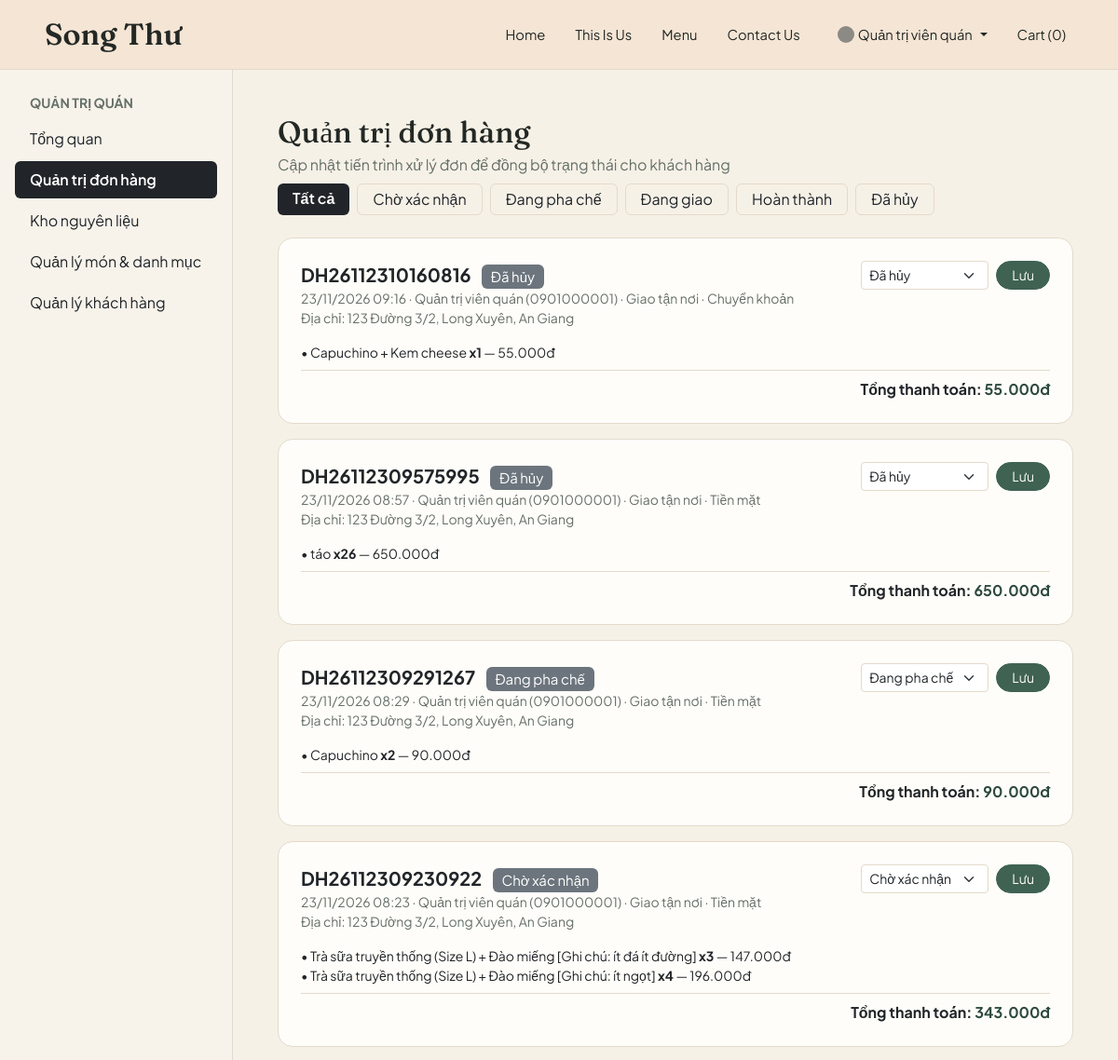
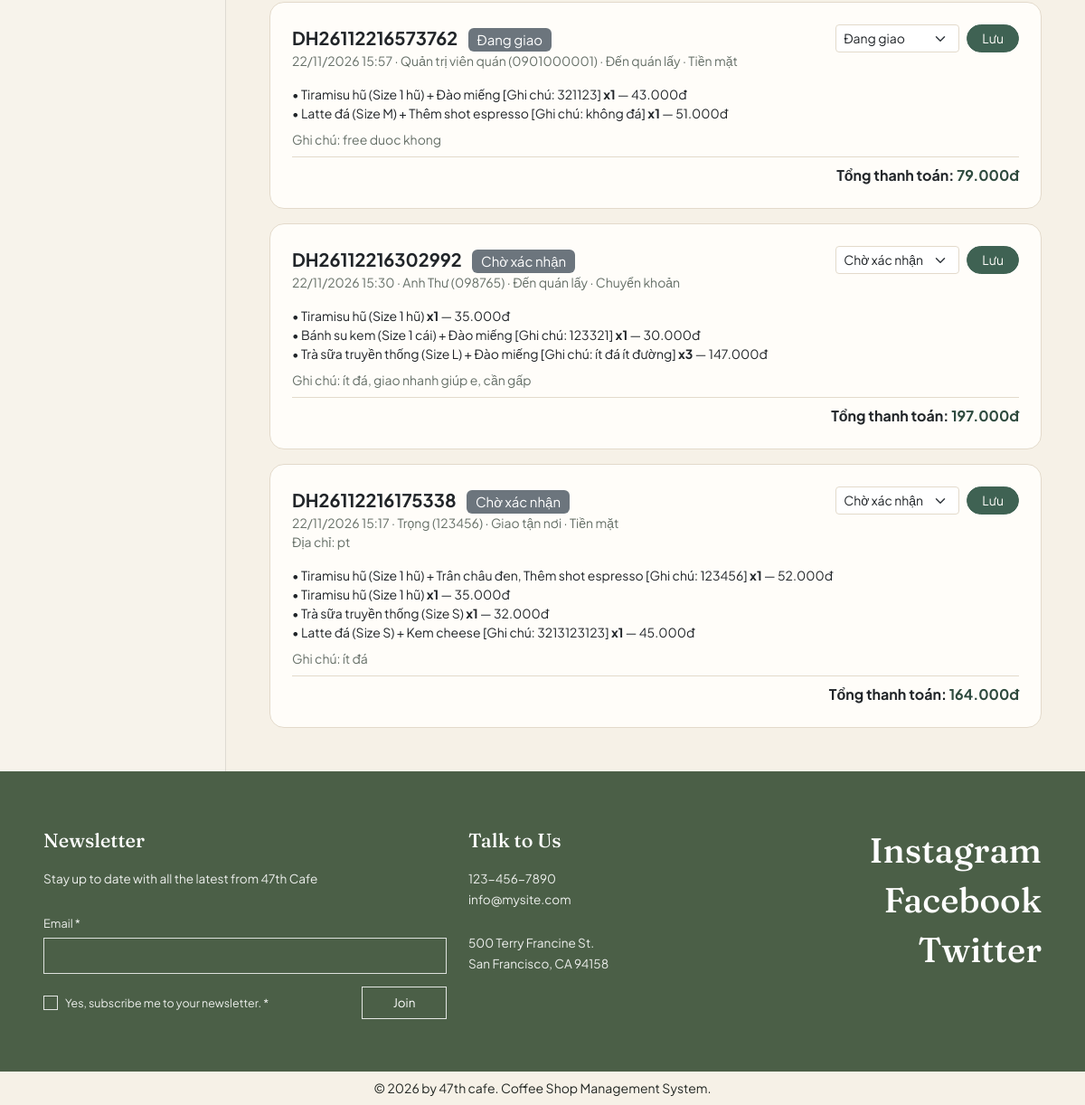
Screenshot of /?c=admin&a=index (signed in) with the database file from the repository (2 pictures, top to bottom).
### tables this page shows
CREATE TABLE `don_hang` (
  `id` int(10) UNSIGNED NOT NULL,
  `ma_don_hang` varchar(30) NOT NULL,
  `nguoi_dung_id` int(10) UNSIGNED DEFAULT NULL,
  `ma_giam_gia_id` int(10) UNSIGNED DEFAULT NULL,
  `ten_nguoi_nhan` varchar(100) NOT NULL,
  `sdt_nguoi_nhan` varchar(20) NOT NULL,
  `hinh_thuc_nhan` enum('giao_tan_noi','den_quan_lay') NOT NULL DEFAULT 'giao_tan_noi',
  `dia_chi_giao` text DEFAULT NULL,
  `phuong_thuc_thanh_toan` enum('tien_mat','chuyen_khoan') NOT NULL DEFAULT 'tien_mat',
  `trang_thai_thanh_toan` enum('cho_thanh_toan','da_thanh_toan','hoan_tien') NOT NULL DEFAULT 'cho_thanh_toan',
  `tam_tinh` decimal(12,2) NOT NULL DEFAULT 0.00,
  `tien_giam` decimal(12,2) NOT NULL DEFAULT 0.00,
  `tong_thanh_toan` decimal(12,2) NOT NULL DEFAULT 0.00,
  `trang_thai_don` enum('cho_xac_nhan','dang_pha_che','dang_giao','hoan_thanh','da_huy') NOT NULL DEFAULT 'cho_xac_nhan',
  `da_tru_kho` tinyint(1) NOT NULL DEFAULT 0,
  `ghi_chu` text DEFAULT NULL,
  `ngay_tao` timestamp NOT NULL DEFAULT current_timestamp(),
  `ngay_cap_nhat` timestamp NULL DEFAULT NULL ON UPDATE current_timestamp()
);

CREATE TABLE `chi_tiet_don_hang` (
  `id` int(10) UNSIGNED NOT NULL,
  `don_hang_id` int(10) UNSIGNED NOT NULL,
  `san_pham_id` int(10) UNSIGNED NOT NULL,
  `bien_the_id` int(10) UNSIGNED DEFAULT NULL,
  `ten_san_pham` varchar(150) NOT NULL,
  `ten_size` varchar(30) DEFAULT NULL,
  `ghi_chu` varchar(255) DEFAULT NULL,
  `don_gia` decimal(10,2) NOT NULL DEFAULT 0.00,
  `so_luong` int(10) UNSIGNED NOT NULL DEFAULT 1,
  `thanh_tien` decimal(12,2) NOT NULL DEFAULT 0.00
);

### controllers/admin/orders.php (called while the page is built, shortened)
<?php
require_once __DIR__ . '/../../models/OrderModel.php';
function adminIndex(): void
{
    $statusFilter = (string) ($_GET['status'] ?? 'all');
    $allowedStatuses = ['cho_xac_nhan', 'dang_pha_che', 'dang_giao', 'hoan_thanh', 'da_huy'];
    if (!in_array($statusFilter, $allowedStatuses, true)) {
        $statusFilter = 'all';
    }
    $data = getOrdersWithItems(null, $statusFilter);
    render('admin/index', [
        'pageTitle' => 'Quản trị đơn hàng - 47th cafe',
        'orders' => $data['orders'],
        'itemsByOrder' => $data['itemsByOrder'],
        'statusFilter' => $statusFilter,
        'flashSuccess' => $_SESSION['admin_success'] ?? '',
        'flashError' => $_SESSION['admin_error'] ?? '',
    ]);
}

### index.php (called while the page is built, shortened)
<?php
require_once __DIR__ . '/core/view.php';
$controller = $_GET['c'] ?? 'home';
$action = $_GET['a'] ?? 'index';
$controllerSlug = preg_replace('/[^a-zA-Z0-9_]/', '', strtolower($controller));
$actionSlug = preg_replace('/[^a-zA-Z0-9_]/', '', $action);
$handlerFunc = $controllerSlug . ucfirst($actionSlug);
$handlerFunc();

### models/OrderModel.php (called while the page is built, shortened)
<?php
function getOrdersWithItems(?int $userId = null, string $statusFilter = 'all'): array
{
    $pdo = db_connect();
    $sql = "SELECT id, ma_don_hang, nguoi_dung_id, ten_nguoi_nhan, sdt_nguoi_nhan,
                   hinh_thuc_nhan, dia_chi_giao, phuong_thuc_thanh_toan,
                   tam_tinh, tien_giam, tong_thanh_toan, trang_thai_don,
                   ghi_chu, ngay_tao
            FROM don_hang";
    $params = [];
    $sql .= " ORDER BY ngay_tao DESC, id DESC";
    $stmt = $pdo->prepare($sql);
    $stmt->execute($params);
    $orders = $stmt->fetchAll();
    $itemsByOrder = [];
    if (!empty($orders)) {
        $orderIds = array_map(static fn($row) => (int) $row['id'], $orders);
        $placeholders = implode(',', array_fill(0, count($orderIds), '?'));
        $stmtItems = $pdo->prepare(
            "SELECT don_hang_id, ten_san_pham, ten_size, don_gia, so_luong, thanh_tien
             FROM chi_tiet_don_hang
             WHERE don_hang_id IN ($placeholders)
             ORDER BY id ASC"
        );
        $stmtItems->execute($orderIds);
        foreach ($stmtItems->fetchAll() as $item) {
            $itemsByOrder[(int) $item['don_hang_id']][] = $item;
        }
    }
    return [
        'orders' => $orders,
        'itemsByOrder' => $itemsByOrder,
    ];
}

### views/admin/index.php (the view, shortened to what this page needs)
<?php
$statusLabels = [
    'cho_xac_nhan' => 'Chờ xác nhận',
    'dang_pha_che' => 'Đang pha chế',
    'dang_giao'    => 'Đang giao',
    'hoan_thanh'   => 'Hoàn thành',
    'da_huy'       => 'Đã hủy',
];
$filters = [
    'all'          => 'Tất cả',
    'cho_xac_nhan' => 'Chờ xác nhận',
    'dang_pha_che' => 'Đang pha chế',
    'dang_giao'    => 'Đang giao',
    'hoan_thanh'   => 'Hoàn thành',
    'da_huy'       => 'Đã hủy',
];
?>
<div class="g-4 align-items-start">
    <div>
        <div class="d-flex flex-wrap justify-content-between align-items-end gap-2 mb-4">
            <div>
                <h1 class="h2 mb-1">Quản trị đơn hàng</h1>
                <p class="mb-0 text-coffee-muted">Cập nhật tiến trình xử lý đơn để đồng bộ trạng thái cho khách hàng</p>
            </div>
            <div class="d-flex flex-wrap gap-2">
                <?php foreach ($filters as $key => $label): ?>
                    <a
                        href="<?= BASE_URL ?>/?c=admin&a=index<?= $key !== 'all' ? '&status=' . urlencode($key) : '' ?>"
                        class="nav-link px-3 py-1 rounded small <?= ($statusFilter ?? 'all') === $key ? 'bg-dark text-white fw-semibold' : 'text-dark border border-coffee-soft' ?>"
                    >
                        <?= htmlspecialchars($label) ?>
                    </a>
                <?php endforeach; ?>
            </div>
        </div>
        <?php if (empty($orders)): ?>
            <div class="card card-coffee p-5 text-center">
                <p class="text-coffee-muted mb-0">Không có đơn hàng nào trong bộ lọc hiện tại.</p>
            </div>
        <?php else: ?>
            <div class="vstack gap-3">
                <?php foreach ($orders as $order): ?>
                    <?php
                    $oid = (int) $order['id'];
                    $items = $itemsByOrder[$oid] ?? [];
                    $curStatus = (string) ($order['trang_thai_don'] ?? 'cho_xac_nhan');
                    ?>
                    <div class="card card-coffee p-4">
                        <div class="d-flex flex-wrap justify-content-between align-items-start gap-3 mb-3">
                            <div>
                                <div class="fw-bold fs-5">
                                    <?= htmlspecialchars((string) $order['ma_don_hang']) ?>
                                    <span class="badge bg-secondary ms-2 small fw-normal">
                                        <?= htmlspecialchars($statusLabels[$curStatus] ?? $curStatus) ?>
                                    </span>
                                </div>
                                <div class="small text-coffee-muted">
                                    <?= date('d/m/Y H:i', strtotime((string) $order['ngay_tao'])) ?>
                                    · <?= htmlspecialchars((string) $order['ten_nguoi_nhan']) ?> (<?= htmlspecialchars((string) $order['sdt_nguoi_nhan']) ?>)
                                    · <?= $order['hinh_thuc_nhan'] === 'den_quan_lay' ? 'Đến quán lấy' : 'Giao tận nơi' ?>
                                    · <?= $order['phuong_thuc_thanh_toan'] === 'chuyen_khoan' ? 'Chuyển khoản' : 'Tiền mặt' ?>
                                </div>
                                <?php if ($order['hinh_thuc_nhan'] === 'giao_tan_noi' && !empty($order['dia_chi_giao'])): ?>
                                    <div class="small text-coffee-muted">Địa chỉ: <?= htmlspecialchars((string) $order['dia_chi_giao']) ?></div>
                                <?php endif; ?>
                            </div>
                            <form method="POST" action="<?= BASE_URL ?>/?c=admin&a=updateStatus" class="d-flex align-items-center gap-2">
                                <select name="trang_thai_don" class="form-select form-select-sm border-coffee-soft" style="width: auto;">
                                    <?php foreach ($statusLabels as $stKey => $stLabel): ?>
                                        <option value="<?= $stKey ?>" <?= $curStatus === $stKey ? 'selected' : '' ?>>
                                            <?= htmlspecialchars($stLabel) ?>
                                        </option>
                                    <?php endforeach; ?>
                                </select>
                                <button type="submit" class="btn btn-sm btn-moss rounded-pill px-3">Lưu</button>
                            </form>
                        </div>
                        <ul class="list-unstyled small mb-2">
                            <?php foreach ($items as $it): ?>
                                <li>
                                    • <?= htmlspecialchars((string) $it['ten_san_pham']) ?>
                                    <strong>x<?= (int) $it['so_luong'] ?></strong>
                                    — <?= format_vnd((float) $it['thanh_tien']) ?>
                                </li>
                            <?php endforeach; ?>
                        </ul>
                        <?php if (!empty($order['ghi_chu'])): ?>
                            <div class="small text-coffee-muted mb-2">Ghi chú: <?= htmlspecialchars((string) $order['ghi_chu']) ?></div>
                        <?php endif; ?>
                        <div class="text-end fw-bold pt-2 border-top border-coffee-soft">
                            Tổng thanh toán: <span class="price-moss"><?= format_vnd((float) $order['tong_thanh_toan']) ?></span>
                        </div>
                    </div>
                <?php endforeach; ?>
            </div>
        <?php endif; ?>
    </div>
</div>

### assets/css/style.css (style rules this page uses)
:root { --bg-cream: #f6f1e7; --bg-card: #fffdf9; --bg-peach-nav: #f5e5d5; --bg-visit-cream: #fbf6ee; --moss-dark: #2e4a3e; --moss-mid: #3f6253; --moss-soft: #e5ece7; --footer-moss: #4b5f47; --ink-main: #232824; --ink-muted: #667068; --border-soft: #e3dacb; }
html { scroll-behavior: smooth; }
body { background-color: var(--bg-cream); color: var(--ink-main); font-family: "Plus Jakarta Sans", sans-serif; }
h1, h2, h3, .font-serif-brand { font-family: "Fraunces", serif; }
.text-coffee-muted { color: var(--ink-muted); }
.border-coffee-soft { border-color: var(--border-soft) !important; }
.btn-moss { background-color: var(--moss-mid); border-color: var(--moss-mid); color: #fffdf9; }
.card-coffee { background-color: var(--bg-card); border: 1px solid var(--border-soft); border-radius: 16px; transition: transform 0.2s ease, box-shadow 0.2s ease; }
.price-moss { color: var(--moss-dark); font-weight: 700; }

### rows the page displays
don_hang: ma_don_hang "DH26112310160816", trang_thai_don "Đã hủy", ngay_tao "23/11/2026 09:16", ten_nguoi_nhan "Quản trị viên quán", sdt_nguoi_nhan "0901000001", hinh_thuc_nhan "Giao tận nơi", phuong_thuc_thanh_toan "Chuyển khoản", dia_chi_giao "123 Đường 3/2, Long Xuyên, An Giang", tong_thanh_toan "55.000đ"
chi_tiet_don_hang: ten_san_pham "Capuchino + Kem cheese", so_luong "1", thanh_tien "55.000đ"
don_hang: ma_don_hang "DH26112309575995", trang_thai_don "Đã hủy", ngay_tao "23/11/2026 08:57", ten_nguoi_nhan "Quản trị viên quán", sdt_nguoi_nhan "0901000001", hinh_thuc_nhan "Giao tận nơi", phuong_thuc_thanh_toan "Tiền mặt", dia_chi_giao "123 Đường 3/2, Long Xuyên, An Giang", tong_thanh_toan "650.000đ"
chi_tiet_don_hang: ten_san_pham "táo", so_luong "26", thanh_tien "650.000đ"
don_hang: ma_don_hang "DH26112309291267", trang_thai_don "Đang pha chế", ngay_tao "23/11/2026 08:29", ten_nguoi_nhan "Quản trị viên quán", sdt_nguoi_nhan "0901000001", hinh_thuc_nhan "Giao tận nơi", phuong_thuc_thanh_toan "Tiền mặt", dia_chi_giao "123 Đường 3/2, Long Xuyên, An Giang", tong_thanh_toan "90.000đ"
chi_tiet_don_hang: ten_san_pham "Capuchino", so_luong "2", thanh_tien "90.000đ"
don_hang: ma_don_hang "DH26112309230922", trang_thai_don "Chờ xác nhận", ngay_tao "23/11/2026 08:23", ten_nguoi_nhan "Quản trị viên quán", sdt_nguoi_nhan "0901000001", hinh_thuc_nhan "Giao tận nơi", phuong_thuc_thanh_toan "Tiền mặt", dia_chi_giao "123 Đường 3/2, Long Xuyên, An Giang", tong_thanh_toan "343.000đ"
chi_tiet_don_hang: ten_san_pham "Trà sữa truyền thống (Size L) + Đào miếng [Ghi chú: ít đá ít đường]", so_luong "3", thanh_tien "147.000đ"
chi_tiet_don_hang: ten_san_pham "Trà sữa truyền thống (Size L) + Đào miếng [Ghi chú: ít ngọt]", so_luong "4", thanh_tien "196.000đ"
don_hang: ma_don_hang "DH26112216573762", trang_thai_don "Đang giao", ngay_tao "22/11/2026 15:57", ten_nguoi_nhan "Quản trị viên quán", sdt_nguoi_nhan "0901000001", hinh_thuc_nhan "Đến quán lấy", phuong_thuc_thanh_toan "Tiền mặt", ghi_chu "free duoc khong", tong_thanh_toan "79.000đ"
chi_tiet_don_hang: ten_san_pham "Tiramisu hũ (Size 1 hũ) + Đào miếng [Ghi chú: 321123]", so_luong "1", thanh_tien "43.000đ"
chi_tiet_don_hang: ten_san_pham "Latte đá (Size M) + Thêm shot espresso [Ghi chú: không đá]", so_luong "1", thanh_tien "51.000đ"
don_hang: ma_don_hang "DH26112216302992", trang_thai_don "Chờ xác nhận", ngay_tao "22/11/2026 15:30", ten_nguoi_nhan "Anh Thư", sdt_nguoi_nhan "098765", hinh_thuc_nhan "Đến quán lấy", phuong_thuc_thanh_toan "Chuyển khoản", ghi_chu "ít đá, giao nhanh giúp e, cần gấp", tong_thanh_toan "197.000đ"
chi_tiet_don_hang: ten_san_pham "Tiramisu hũ (Size 1 hũ)", so_luong "1", thanh_tien "35.000đ"
chi_tiet_don_hang: ten_san_pham "Bánh su kem (Size 1 cái) + Đào miếng [Ghi chú: 123321]", so_luong "1", thanh_tien "30.000đ"
chi_tiet_don_hang: ten_san_pham "Trà sữa truyền thống (Size L) + Đào miếng [Ghi chú: ít đá ít đường]", so_luong "3", thanh_tien "147.000đ"
don_hang: ma_don_hang "DH26112216175338", trang_thai_don "Chờ xác nhận", ngay_tao "22/11/2026 15:17", ten_nguoi_nhan "Trọng", sdt_nguoi_nhan "123456", hinh_thuc_nhan "Giao tận nơi", phuong_thuc_thanh_toan "Tiền mặt", dia_chi_giao "pt", ghi_chu "ít đá", tong_thanh_toan "164.000đ"
chi_tiet_don_hang: ten_san_pham "Tiramisu hũ (Size 1 hũ) + Trân châu đen, Thêm shot espresso [Ghi chú: 123456]", so_luong "1", thanh_tien "52.000đ"
chi_tiet_don_hang: ten_san_pham "Tiramisu hũ (Size 1 hũ)", so_luong "1", thanh_tien "35.000đ"
chi_tiet_don_hang: ten_san_pham "Trà sữa truyền thống (Size S)", so_luong "1", thanh_tien "32.000đ"
chi_tiet_don_hang: ten_san_pham "Latte đá (Size S) + Kem cheese [Ghi chú: 3213123123]", so_luong "1", thanh_tien "45.000đ"

### other values shown
$_SESSION['user']['ho_ten'] "Quản trị viên quán"
$cartCount "0"
$item['label'] "Tổng quan"
$item['label'] "Quản trị đơn hàng"
$item['label'] "Kho nguyên liệu"
$item['label'] "Quản lý món & danh mục"
$item['label'] "Quản lý khách hàng"
$label "Tất cả"
$label "Chờ xác nhận"
$label "Đang pha chế"
$label "Đang giao"
$label "Hoàn thành"
$label "Đã hủy"
